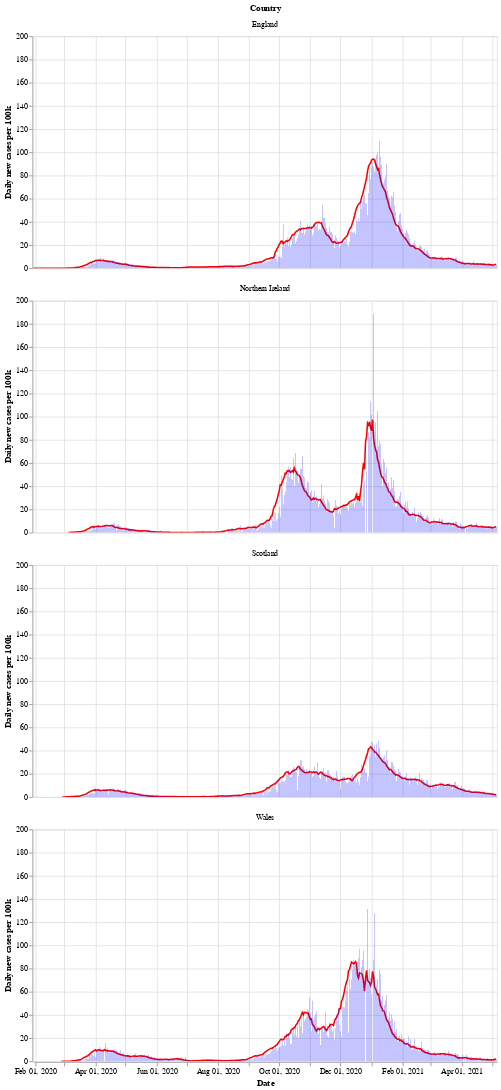

The notebook cell saved with this chart:
### Markdown cell above
Next is a bar chart of the number of new cases in each country (per 100k population), with the 7 day moving average of cases. Again we see that Wales saw a longer period of raising and falling cases compared to the other countries.

After a period of cases falling, each nation is now seeing a rise in the number of cases - especially in Wales.

### Code cell
# collapse
bars = alt.Chart(uk_cases).mark_bar().encode(
    x=alt.X("yearmonthdate(date):T", axis=alt.Axis(title='Date')),
    y=alt.Y("newCasesRate:Q", axis=alt.Axis(title='Daily new cases per 100k')),
    tooltip='newCasesRate',
    color=alt.condition(
        alt.datum.dailyChange > 0,
        alt.value("orange"),  # The positive color
        alt.value("blue")  # The negative color
    )
).properties(title='New cases per 100k population with rolling 7 day average', width=600).interactive()
line = alt.Chart(uk_cases).mark_line(
    color='red',
    size=2,
).transform_window(
    rolling_mean='mean(newCasesRate)',
    frame=[0, 7],
    groupby=['areaName']
).encode(
    x='yearmonthdate(date):T',
    y='rolling_mean:Q'
)
alt.layer(line, bars, data=uk_cases).facet(alt.Row('areaName', title='Country'), columns=1)

### Figure 1 — Vega-Lite specification as saved in the notebook (floating-point values rounded to 4 significant figures; data arrays with more than 128 entries replaced by an {"elided": "..."} marker saying what was removed)
{"config": {"view": {"continuousWidth": 400, "continuousHeight": 300}}, "data": {"name": "data-e736ed9c9b736fa79539a7998c00e198"}, "facet": {"type": "nominal", "field": "areaName", "title": "Country"}, "spec": {"layer": [{"mark": {"type": "line", "color": "red", "size": 2}, "encoding": {"x": {"type": "temporal", "field": "date", "timeUnit": "yearmonthdate"}, "y": {"type": "quantitative", "field": "rolling_mean"}}, "transform": [{"window": [{"op": "mean", "field": "newCasesRate", "as": "rolling_mean"}], "frame": [0, 7], "groupby": ["areaName"]}]}, {"mark": "bar", "encoding": {"color": {"condition": {"value": "orange", "test": "(datum.dailyChange > 0)"}, "value": "blue"}, "tooltip": {"type": "quantitative", "field": "newCasesRate"}, "x": {"type": "temporal", "axis": {"title": "Date"}, "field": "date", "timeUnit": "yearmonthdate"}, "y": {"type": "quantitative", "axis": {"title": "Daily new cases per 100k"}, "field": "newCasesRate"}}, "selection": {"selector002": {"type": "interval", "bind": "scales", "encodings": ["x", "y"]}}, "title": "New cases per 100k population with rolling 7 day average", "width": 600}]}, "columns": 1, "$schema": "https://vega.github.io/schema/vega-lite/v4.8.1.json", "datasets": {"data-e736ed9c9b736fa79539a7998c00e198": {"elided": "1756 records"}}}
